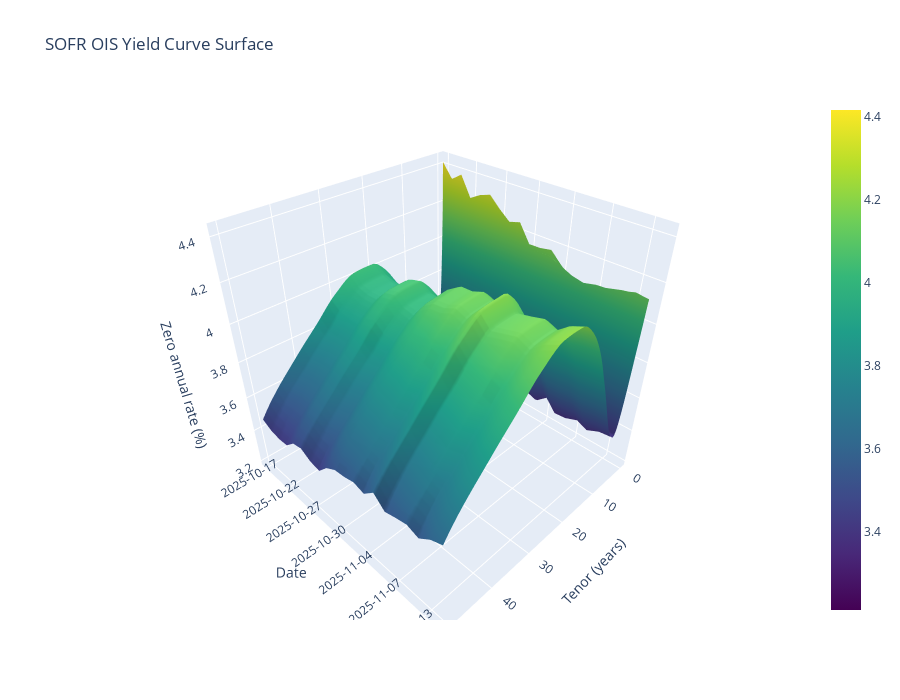

Notebook source saved alongside this figure:
### Code cell
import numpy as np
import pandas as pd
from pandas import DataFrame, option_context
from rateslib import dt, add_tenor
from rateslib.curves import Curve
from rateslib.instruments import IRS
from rateslib.solver import Solver
from pathlib import Path

repo_root = Path.cwd()
csv_path = repo_root / "SOFR_panel_Date_Tenor_Rate_sorted.csv"

panel_long = pd.read_csv(csv_path, parse_dates=["Date"])
panel_long["Date"] = panel_long["Date"].dt.date

def sofr_curve(date_):
    if isinstance(date_, str):
        date_ = pd.to_datetime(date_).date()
    elif isinstance(date_, pd.Timestamp):
        date_ = date_.date()
    return panel_long[panel_long["Date"] == date_].reset_index(drop=True)

def build_zero_curve(date_):
    data = sofr_curve(date_)

    terms = data["Tenor"].astype(str).tolist()
    rates = data["Rate"].astype(float).tolist()

    base_date = dt(*pd.to_datetime(date_).date().timetuple()[:3])

    data["Termination"] = [add_tenor(base_date, t, "F", "nyc") for t in terms]

    sofr = Curve(
        id="sofr",
        convention="Act360",
        calendar="nyc",
        modifier="MF",
        interpolation="log_linear",
        nodes={base_date: 1.0, **{dd: 1.0 for dd in data["Termination"]}},
    )

    solver = Solver(
        curves=[sofr],
        instruments=[IRS(base_date, dd, spec="usd_irs", curves="sofr") for dd in data["Termination"]],
        s=rates,
        instrument_labels=terms,
    )

    data["DF"] = [float(sofr[dd]) for dd in data["Termination"]]
    data["T_years"] = (data["Termination"] - base_date).dt.days / 365.0

    data["Zero_cc"] = -np.log(data["DF"]) / data["T_years"]
    data["Zero_annual"] = np.exp(data["Zero_cc"]) - 1.0

    return data[["T_years", "Zero_annual"]]
all_dates = sorted(panel_long["Date"].unique())

curves = []        # matrice (una riga per data)
tenor_grid = None  # la prendiamo dalla prima curva

for d in all_dates:
    curve = build_zero_curve(d)

    if tenor_grid is None:
        tenor_grid = curve["T_years"].values

    curves.append(curve["Zero_annual"].values)
import numpy as np

Z = np.array(curves) * 100.0   # convertiamo in percento
X = tenor_grid
Y = np.array(all_dates, dtype=str)
import plotly.graph_objects as go

fig = go.Figure(
    data=[
        go.Surface(
            z=Z,
            x=X,
            y=Y,
            colorscale="Viridis",
            showscale=True
        )
    ]
)

fig.update_layout(
    title="SOFR OIS Yield Curve Surface",
    scene=dict(
        xaxis_title="Tenor (years)",
        yaxis_title="Date",
        zaxis_title="Zero annual rate (%)",
        xaxis=dict(nticks=10),
        yaxis=dict(type="category"),
    ),
    width=900,
    height=700,
)

fig.show()

### Figure 1 — Plotly figure (JSON) as saved in the notebook; plotly's stock layout.template omitted (floating-point values rounded to 4 significant figures; data arrays with more than 128 entries replaced by an {"elided": "..."} marker saying what was removed)
{"data": [{"colorscale": [[0, "#440154"], [0.1111, "#482878"], [0.2222, "#3e4989"], [0.3333, "#31688e"], [0.4444, "#26828e"], [0.5556, "#1f9e89"], [0.6667, "#35b779"], [0.7778, "#6ece58"], [0.8889, "#b5de2b"], [1, "#fde725"]], "showscale": true, "type": "surface", "x": [0.01918, 0.03836, 0.05753, 0.08493, 0.1671, 0.2603, 0.337, 0.4137, 0.4986, 0.5836, 0.6658, 0.7479, 0.8329, 0.9178, 1.005, 1.085, 1.167, 1.258, 1.337, 1.414, 1.504, 1.581, 1.666, 1.753, 1.833, 1.918, 2.003, 2.085, 2.167, 2.255, 2.337, 2.416, 2.501, 2.584, 2.677, 2.751, 2.836, 2.923, 3.003, 4.003, 5.003, 6.003, 7.008, 8.005, 9.005, 10.01, 11.01, 12.01, 13.01, 14.01, 15.01, 16.01, 17.01, 18.02, 19.01, 20.01, 21.01, 22.01, 23.02, 24.02, 25.02, 26.02, 27.02, 28.02, 29.02, 30.02, 31.02, 32.02, 33.02, 34.02, 35.03, 36.02, 37.02, 38.02, 39.03, 40.03, 41.03, 42.03, 43.03, 44.03, 45.03, 46.04, 47.03, 48.03, 49.03, 50.03], "y": ["2025-10-17", "2025-10-20", "2025-10-21", "2025-10-22", "2025-10-23", "2025-10-24", "2025-10-27", "2025-10-28", "2025-10-29", "2025-10-30", "2025-10-31", "2025-11-03", "2025-11-04", "2025-11-05", "2025-11-06", "2025-11-07", "2025-11-10", "2025-11-12", "2025-11-13", "2025-11-14"], "z": {"elided": "20x86 float values"}}], "layout": {"height": 700, "scene": {"xaxis": {"nticks": 10, "title": {"text": "Tenor (years)"}}, "yaxis": {"title": {"text": "Date"}, "type": "category"}, "zaxis": {"title": {"text": "Zero annual rate (%)"}}}, "title": {"text": "SOFR OIS Yield Curve Surface"}, "width": 900}}
